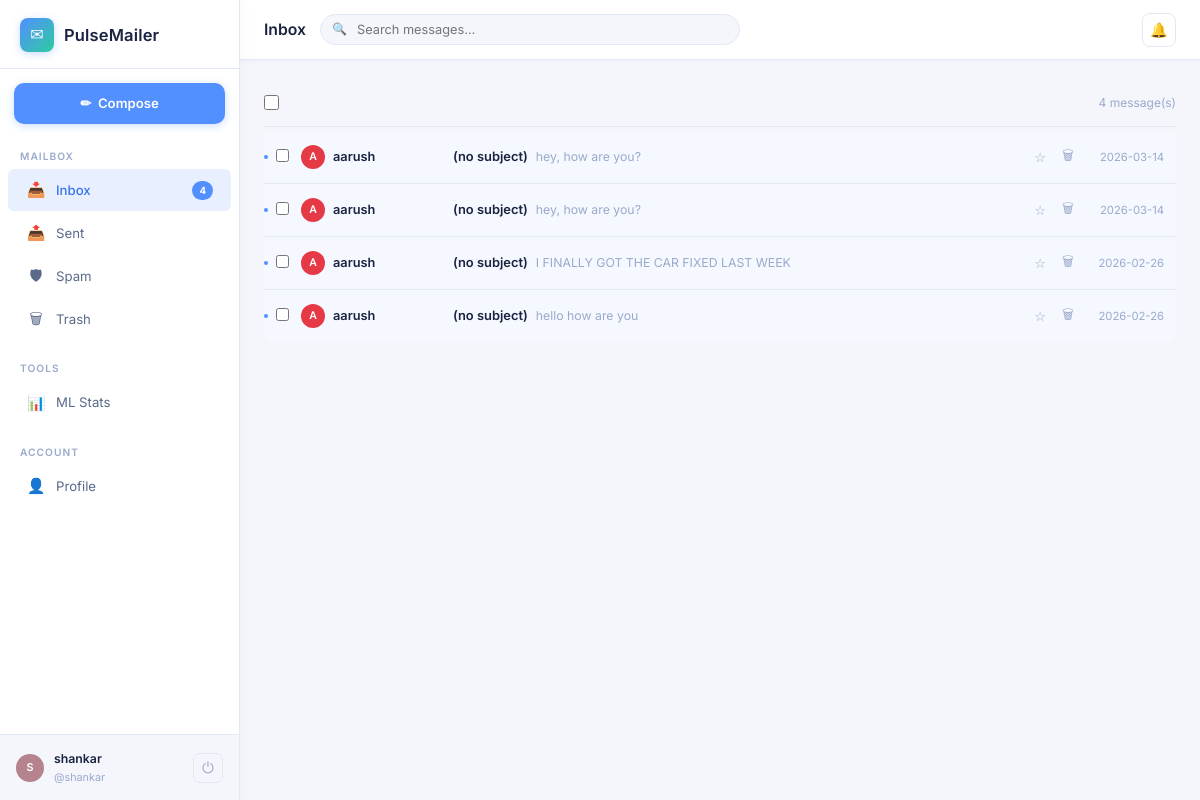
Screenshot of /inbox (signed in) with the database file from the repository.
### tables this page shows
CREATE TABLE messages (
    id                  INTEGER PRIMARY KEY AUTOINCREMENT,
    thread_id           INTEGER,
    sender_id           INTEGER NOT NULL REFERENCES users(id) ON DELETE CASCADE,
    recipient_id        INTEGER NOT NULL REFERENCES users(id) ON DELETE CASCADE,
    subject             TEXT    NOT NULL DEFAULT '(no subject)',
    body                TEXT    NOT NULL DEFAULT '',
    folder              TEXT    NOT NULL DEFAULT 'inbox',
    is_read             INTEGER NOT NULL DEFAULT 0,
    is_starred          INTEGER NOT NULL DEFAULT 0,
    attachment          TEXT,
    sent_at             DATETIME DEFAULT CURRENT_TIMESTAMP,
    deleted_at          DATETIME,
    -- ── ML moderation columns (new) ──────────────────────────────────────────
    spam_flag           INTEGER NOT NULL DEFAULT 0,
    spam_probability    REAL    NOT NULL DEFAULT 0.0,
    ham_probability     REAL    NOT NULL DEFAULT 0.0,
    spam_confidence     REAL    NOT NULL DEFAULT 0.0,
    vulgar_probability  REAL    NOT NULL DEFAULT 0.0,
    is_vulgar           INTEGER NOT NULL DEFAULT 0,
    is_blocked          INTEGER NOT NULL DEFAULT 0,
    moderation_reason   TEXT
);

CREATE TABLE users (
    id            INTEGER PRIMARY KEY AUTOINCREMENT,
    username      TEXT    NOT NULL UNIQUE COLLATE NOCASE,
    email         TEXT    NOT NULL UNIQUE COLLATE NOCASE,
    password_hash TEXT    NOT NULL,
    display_name  TEXT,
    avatar_color  TEXT    DEFAULT '#6c63ff',
    created_at    DATETIME DEFAULT CURRENT_TIMESTAMP,
    last_login    DATETIME
);

### routes/mail.py (the view)
@mail_bp.route("/inbox")
@login_required
def inbox():
    return _render_folder("inbox", session["user_id"])

### database.py (called while the page is built)
def get_db():
    if "db" not in g:
        db_path = current_app.config["DATABASE_URI"].replace("sqlite:///", "")
        g.db = sqlite3.connect(db_path, detect_types=sqlite3.PARSE_DECLTYPES)
        g.db.row_factory = sqlite3.Row          # access columns by name
        g.db.execute("PRAGMA foreign_keys = ON") # enforce FK constraints
    return g.db

### routes/mail.py (called while the page is built)
def login_required(f):
    @wraps(f)
    def decorated(*args, **kwargs):
        if "user_id" not in session:
            flash("Please log in to continue.", "info")
            return redirect(url_for("auth.login"))
        return f(*args, **kwargs)
    return decorated

def _folder_counts(user_id):
    db = get_db()
    rows = db.execute(
        """SELECT folder, COUNT(*) as cnt
           FROM messages
           WHERE recipient_id=? AND is_read=0 AND deleted_at IS NULL
             AND folder IN ('inbox','spam')
           GROUP BY folder""",
        (user_id,)
    ).fetchall()
    counts = {"inbox": 0, "sent": 0, "spam": 0, "trash": 0}
    for r in rows:
        counts[r["folder"]] = r["cnt"]
    return counts

### templates/mailbox.html (shortened to what this page needs)
{% extends "base.html" %}
{% set folder_labels = {'inbox': 'Inbox', 'sent': 'Sent', 'spam': 'Spam', 'trash': 'Trash'} %}
{% set active_folder = folder %}
{% block topbar_title %}{{ folder_labels[folder] }}{% endblock %}
{% block content %}
<form method="POST" action="{{ url_for('mail.bulk_action') }}" id="bulkForm">
  <div class="toolbar">
    <div class="toolbar-left">
      <input type="checkbox" id="selectAll" title="Select all" style="width:15px;height:15px;accent-color:var(--accent)">
    </div>
    <div class="toolbar-right">
      <span class="count-info">
        {% if q %}
          {{ total }} result(s) for "<em>{{ q }}</em>"
          &nbsp;<a href="{{ url_for('mail.' + folder) }}" class="text-muted" style="font-size:.8rem">✕ clear</a>
        {% else %}
          {{ total }} message(s)
        {% endif %}
      </span>
    </div>
  </div>
  {% if messages %}
    <div class="message-list">
      {% for msg in messages %}
        {% set is_sender = (msg.sender_id == session.user_id) %}
        {% set other_person = msg.recipient_display or msg.recipient_username if is_sender else msg.sender_display or msg.sender_username %}
        {% set other_color  = '#6c63ff' if is_sender else (msg.sender_color or '#6c63ff') %}
        <div class="message-row {% if not msg.is_read and not is_sender %}unread{% endif %} {% if msg.is_starred %}starred{% endif %}"
             style="position:relative"
             onclick="location.href='{{ url_for('mail.view_message', msg_id=msg.id) }}'">
          {% if not msg.is_read and not is_sender %}
            <span class="unread-dot"></span>
          {% endif %}
          <div class="msg-checkbox" onclick="event.stopPropagation()">
            <input type="checkbox" name="msg_ids" value="{{ msg.id }}"
                   class="msg-check" id="chk{{ msg.id }}" />
          </div>
          <div class="msg-from">
            <div class="d-flex align-center gap-8">
              <div class="avatar-sm" style="background:{{ other_color }};width:24px;height:24px;font-size:.7rem">
                {{ other_person[0].upper() if other_person else '?' }}
              </div>
              {{ other_person or '(unknown)' }}
            </div>
          </div>
          <div class="msg-preview">
            <span class="msg-subject">
              {{ msg.subject }}
            </span>
            <span class="msg-snippet">{{ (msg.body or '')[:80] }}</span>
          </div>
          <div class="msg-icons" onclick="event.stopPropagation()">
            <form method="POST" action="{{ url_for('mail.toggle_star', msg_id=msg.id) }}" style="display:inline">
              <button class="star-btn" type="submit" title="{{ 'Unstar' if msg.is_starred else 'Star' }}">
                {{ '⭐' if msg.is_starred else '☆' }}
              </button>
            </form>
            <form method="POST" action="{{ url_for('mail.delete_message', msg_id=msg.id) }}" style="display:inline">
              <button class="icon-btn" type="submit" title="{{ 'Delete permanently' if folder == 'trash' else 'Move to trash' }}"
                      {% if folder == 'trash' %}onclick="return confirm('Permanently delete this message?')"{% endif %}>
                🗑
              </button>
            </form>
          </div>
          <div class="msg-time">
            {{ msg.sent_at[:10] if msg.sent_at else '' }}
          </div>
        </div>
      {% endfor %}
    </div>
  {% endif %}
</form>
{% endblock %}

### templates/base.html (shortened to what this page needs)
<!DOCTYPE html>
<html lang="en">
<head>
  <link rel="stylesheet" href="{{ url_for('static', filename='css/style.css') }}" />
</head>
<body>
{% if session.get('user_id') %}
<div class="app-shell"
     data-current-username="{{ session.get('username') }}"
     data-current-user-id="{{ session.get('user_id') }}">
  <nav class="sidebar" id="sidebar">
    <div class="sidebar-logo">
      <div class="logo-icon">✉</div>
      <span>PulseMailer</span>
    </div>
    <div class="sidebar-compose">
      <a href="{{ url_for('mail.compose') }}" class="btn-compose">
        ✏ &nbsp;Compose
      </a>
    </div>
    <div class="sidebar-nav">
      <div class="nav-label">Mailbox</div>
      <a href="{{ url_for('mail.inbox') }}"
         class="nav-item {% if active_folder == 'inbox' %}active{% endif %}">
        <span class="icon">📥</span>
        Inbox
        {% if folder_counts and folder_counts.inbox > 0 %}
          <span class="badge" id="inboxBadge">{{ folder_counts.inbox }}</span>
        {% else %}
          <span class="badge" id="inboxBadge" style="display:none"></span>
        {% endif %}
      </a>
      <a href="{{ url_for('mail.sent') }}"
         class="nav-item {% if active_folder == 'sent' %}active{% endif %}">
        <span class="icon">📤</span> Sent
      </a>
      <a href="{{ url_for('mail.spam') }}"
         class="nav-item {% if active_folder == 'spam' %}active{% endif %}">
        <span class="icon">🛡</span>
        Spam
      </a>
      <a href="{{ url_for('mail.trash') }}"
         class="nav-item {% if active_folder == 'trash' %}active{% endif %}">
        <span class="icon">🗑</span> Trash
      </a>
      <div class="nav-label" style="margin-top:8px">Tools</div>
      <a href="{{ url_for('stats.model_stats') }}"
         class="nav-item {% if active_folder == 'stats' %}active{% endif %}">
        <span class="icon">📊</span> ML Stats
      </a>
      <div class="nav-label" style="margin-top:8px">Account</div>
      <a href="{{ url_for('mail.profile') }}"
         class="nav-item {% if active_folder == 'profile' %}active{% endif %}">
        <span class="icon">👤</span> Profile
      </a>
    </div>
    <div class="sidebar-footer">
      <div class="avatar-sm"
           style="background:{{ session.get('avatar_color','#528fff') }}">
        {{ (session.get('display_name') or session.get('username','?'))[0].upper() }}
      </div>
      <div class="user-info">
        <div class="name">{{ session.get('display_name') or session.get('username') }}</div>
        <div class="email">@{{ session.get('username') }}</div>
      </div>
      <a href="{{ url_for('auth.logout') }}" class="btn-logout" title="Logout">⏻</a>
    </div>
  </nav>
  <div class="main-content">
    <header class="topbar">
      <h2 class="topbar-title">{% block topbar_title %}{% endblock %}</h2>
      {% block topbar_search %}
      <form class="topbar-search" method="GET" action="{{ request.path }}">
        <span class="search-icon"></span>
        <input type="text" name="q" placeholder="Search messages…"
               value="{{ request.args.get('q', '') }}" autocomplete="off" />
      </form>
      {% endblock %}
      <div class="topbar-actions">
        <button id="notifBell" title="Notifications" style="position:relative">
          🔔
        </button>
      </div>
    </header>
    <div class="page-body">
      {% block content %}{% endblock %}
    </div>
  </div>
</div>
{% endif %}
</body>
</html>

### rows the page displays
messages: is_read 0 (drawn), subject "(no subject)", body "hey, how are you?", is_starred "☆", sent_at "2026-03-14"
users: display_name "A", display_name "aarush"
messages: is_read 0 (drawn), subject "(no subject)", body "hey, how are you?", is_starred "☆", sent_at "2026-03-14"
messages: is_read 0 (drawn), subject "(no subject)", body "I FINALLY GOT THE CAR FIXED LAST WEEK", is_starred "☆", sent_at "2026-02-26"
messages: is_read 0 (drawn), subject "(no subject)", body "hello how are you", is_starred "☆", sent_at "2026-02-26"

### other values shown
{{ folder_counts.inbox }} "4"
{{ session.get('display_name') or session.get('username') }} "shankar"
{{ session.get('username') }} "shankar"
{{ folder_labels[folder] }} "Inbox"
{{ total }} "4"
